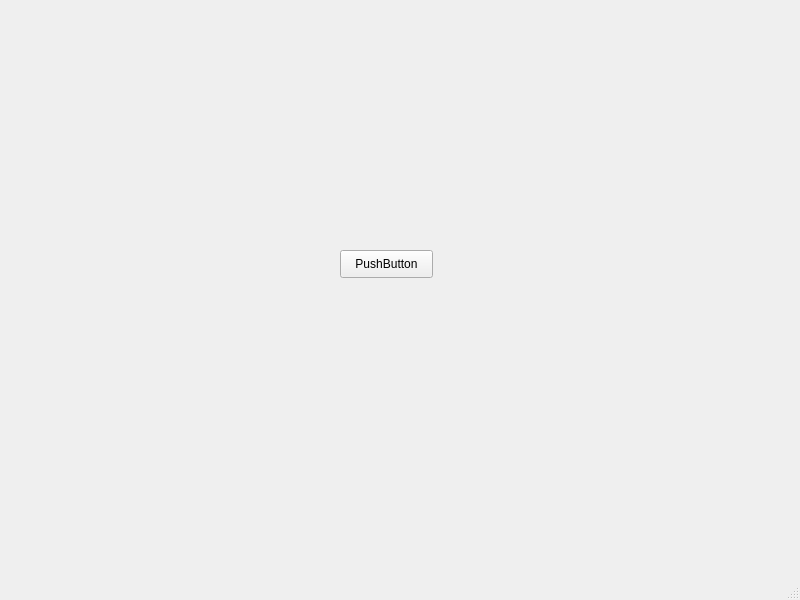
<?xml version="1.0" encoding="UTF-8"?>
<ui version="4.0">
 <class>MainWindow</class>
 <widget class="QMainWindow" name="MainWindow">
  <property name="geometry">
   <rect>
    <x>0</x>
    <y>0</y>
    <width>800</width>
    <height>600</height>
   </rect>
  </property>
  <property name="windowTitle">
   <string>MainWindow</string>
  </property>
  <widget class="QWidget" name="centralwidget">
   <widget class="QPushButton" name="pushButton">
    <property name="geometry">
     <rect>
      <x>340</x>
      <y>250</y>
      <width>93</width>
      <height>28</height>
     </rect>
    </property>
    <property name="text">
     <string>PushButton</string>
    </property>
   </widget>
  </widget>
  <widget class="QMenuBar" name="menubar">
   <property name="geometry">
    <rect>
     <x>0</x>
     <y>0</y>
     <width>800</width>
     <height>26</height>
    </rect>
   </property>
  </widget>
  <widget class="QStatusBar" name="statusbar"/>
 </widget>
 <resources/>
 <connections/>
</ui>
